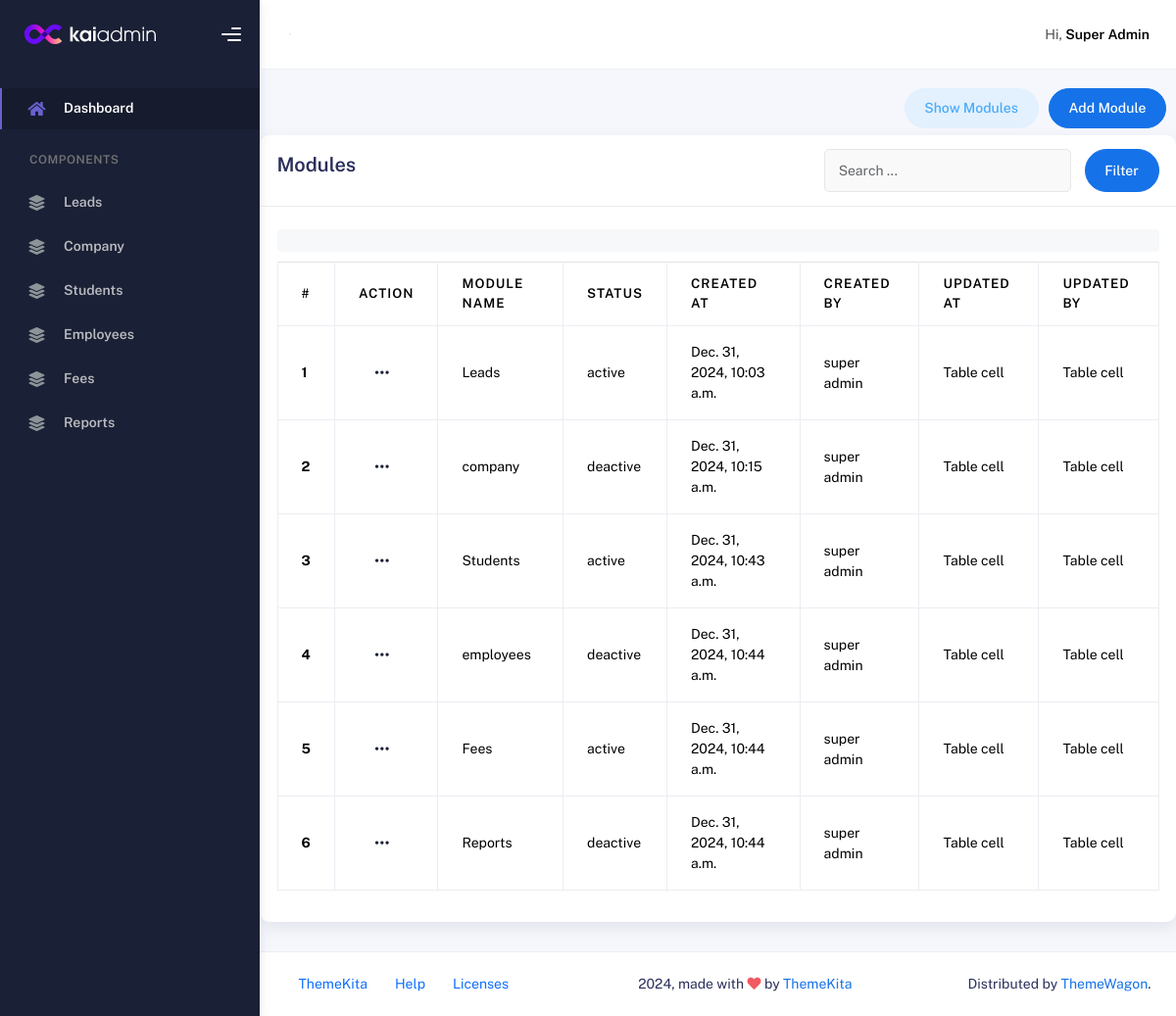
Page /super-admin/ on the committed database.
### super_admin_app/models.py (models this page shows, shortened)
class Module(models.Model):
    name = models.CharField(max_length=100)
    status = models.CharField(max_length=20)
    created_by = models.CharField(max_length=50, default="super admin")
    created_at = models.DateTimeField(auto_now_add=True)

### super_admin_app/views.py (the view)
# urls.py: path('', views.Super_Admin_Panel.as_view()),
class Super_Admin_Panel(View):
    def get(self, request):
        modules = Module.objects.all()
        return render(request,"SuperAdmin/modules.html", {'modules': modules,'checkmodules': True})

### templates/SuperAdmin/modules.html (shortened to what this page needs)
{% extends "SuperAdmin/index.html" %}
{% load static %}
{% block main %}
<div class="d-flex align-items-left align-items-md-center flex-column flex-md-row pt-4 pb-2">
  <div class="ms-md-auto py-2 py-md-0" style="padding-right: 10px;">
    <a href="/super-admin/" class="btn btn-label-info btn-round me-2">Show Modules</a>
    <a href="/super-admin/register-module/" class="btn btn-primary btn-round">Add Module</a>
  </div>
</div>
{% if checkmodules %}
<div class="card">
  <div class="card-header d-flex justify-content-between">
    <div class="card-title">Modules</div>
    <div>
        <form class="navbar-left navbar-form nav-search d-flex gap-3">
            <div class="input-group">
              <input type="text" placeholder="Search ..." class="form-control" />
            </div>
            <button type="button" class="btn btn-primary btn-round">Filter</button>
          </form>
      </div>
  </div>
  <div class="card-body">
    <div class="card-sub">
    </div>
    <div class="table-responsive">
      <table class="table table-bordered">
        <thead>
          <tr>
            <th>#</th>
            <th>Action</th>
            <th>Module Name</th>
            <th>Status</th>
            <th>created At</th>
            <th>created By</th>
            <th>Updated At</th>
            <th>Updated By</th>
          </tr>
        </thead>
        <tbody>
            {% for mod in modules %}
          <tr>
            <th scope="row">{{mod.id}}</th>
            <td>
              <div class="btn-group dropend">
                <button type="button" class="btn btn-white dropbtn"
                  id="myDropdown">
                  &#x2022;&#x2022;&#x2022;
                </button>
              </div>
            </td>
            <td>{{mod.name}}</td>
            <td>{{mod.status}}</td>
            <td>{{mod.created_at}}</td>
            <td>{{mod.created_by}}</td>
            <td>Table cell</td>
            <td>Table cell</td>
          </tr>
          {% endfor %}
        </tbody>
      </table>
    </div>
  </div>
</div>
{% else %}
{% block addmodule %}
{% endblock addmodule %}
{% endif %}
{% endblock main %}

### templates/SuperAdmin/index.html (shortened to what this page needs)
{% load static %}
<!DOCTYPE html>
<html lang="en">
<head>
    <link rel="stylesheet" href="{% static 'assets/css/bootstrap.min.css' %}" />
    <link rel="stylesheet" href="{% static 'assets/css/plugins.min.css' %}" />
    <link rel="stylesheet" href="{% static 'assets/css/kaiadmin.min.css' %}" />
    <link rel="stylesheet" href="{% static 'assets/css/demo.css' %}" />
</head>
<body>
    <div class="wrapper">
        <div class="sidebar" data-background-color="dark">
            <div class="sidebar-logo">
                <div class="logo-header" data-background-color="dark">
                    <a href="index.html" class="logo">
                        <img src="{% static 'assets/img/kaiadmin/logo_light.svg' %}" alt="navbar brand"
                            class="navbar-brand" height="20" />
                    </a>
                    <div class="nav-toggle">
                        <button class="btn btn-toggle toggle-sidebar">
                            <i class="gg-menu-right"></i>
                        </button>
                    </div>
                </div>
            </div>
            <div class="sidebar-wrapper scrollbar scrollbar-inner">
                <div class="sidebar-content">
                    <ul class="nav nav-secondary">
                        <li class="nav-item active">
                            <a href="/super-admin/" aria-expanded="false">
                                <i class="fas fa-home"></i>
                                <p>Dashboard</p>
                            </a>
                        </li>
                        <li class="nav-section">
                            <h4 class="text-section">Components</h4>
                        </li>
                        {% for mod in modules %}
                        <li class="nav-item">
                            <a href="/super-admin/modules/{{ mod.id }}/">
                                <i class="fas fa-layer-group"></i>
                                <p>{{mod.name|title}}</p>
                            </a>
                        </li>
                        {% endfor %}
                    </ul>
                </div>
            </div>
        </div>
        <div class="main-panel">
            <div class="main-header">
                <nav class="navbar navbar-header navbar-header-transparent navbar-expand-lg border-bottom">
                    <div class="container-fluid">
                        <nav
                            class="navbar navbar-header-left navbar-expand-lg navbar-form nav-search p-0 d-none d-lg-flex">
                            <div class="input-group">
                            </div>
                        </nav>
                        <ul class="navbar-nav topbar-nav ms-md-auto align-items-center">
                            <li class="nav-item topbar-user ">
                                <a class="profile-pic" href="#" aria-expanded="false">
                                    <span class="profile-username">
                                        <span class="op-7">Hi,</span>
                                        <span class="fw-bold">Super Admin</span>
                                    </span>
                                </a>
                            </li>
                        </ul>
                    </div>
                </nav>
            </div>
            <div class="container">
                {% block main %}
                {% endblock main %}
            </div>
            <footer class="footer">
                <div class="container-fluid d-flex justify-content-between">
                    <nav class="pull-left">
                        <ul class="nav">
                            <li class="nav-item">
                                <a class="nav-link" href="http://www.themekita.com">
                                    ThemeKita
                                </a>
                            </li>
                            <li class="nav-item">
                                <a class="nav-link" href="#"> Help </a>
                            </li>
                            <li class="nav-item">
                                <a class="nav-link" href="#"> Licenses </a>
                            </li>
                        </ul>
                    </nav>
                    <div class="copyright">
                        2024, made with <i class="fa fa-heart heart text-danger"></i> by
                        <a href="http://www.themekita.com">ThemeKita</a>
                    </div>
                    <div>
                        Distributed by
                        <a target="_blank" href="https://themewagon.com/">ThemeWagon</a>.
                    </div>
                </div>
            </footer>
        </div>
    </div>
</body>
</html>

### templates/SuperAdmin/modules.html (style rules this page uses)
.dropbtn { background-color: #3498DB; color: white; padding: 16px; font-size: 16px; border: none; cursor: pointer; }

### rows in the picture
Module: name "Leads", id "1", status "active", created_at "Dec. 31, 2024, 10:03 a.m.", created_by "super admin"
Module: name "Company", id "2", name "company", status "deactive", created_at "Dec. 31, 2024, 10:15 a.m.", created_by "super admin"
Module: name "Students", id "3", status "active", created_at "Dec. 31, 2024, 10:43 a.m.", created_by "super admin"
Module: name "Employees", id "4", name "employees", status "deactive", created_at "Dec. 31, 2024, 10:44 a.m.", created_by "super admin"
Module: name "Fees", id "5", status "active", created_at "Dec. 31, 2024, 10:44 a.m.", created_by "super admin"
Module: name "Reports", id "6", status "deactive", created_at "Dec. 31, 2024, 10:44 a.m.", created_by "super admin"
